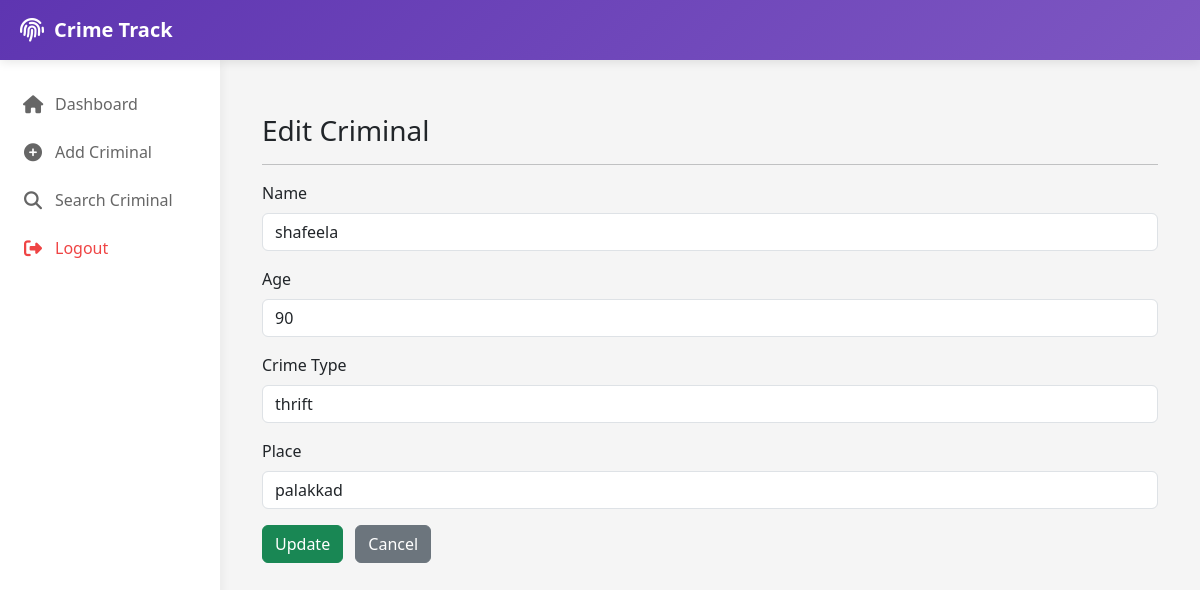
Page /edit/3/ (signed in) on the committed database.
### myapp/models.py (models this page shows, shortened)
class Criminal(models.Model):
    name = models.CharField(max_length=100)
    age = models.IntegerField()
    crime_type = models.CharField(max_length=100)
    place = models.CharField(max_length=100)
    photo = models.ImageField(upload_to='criminals/')
    label = models.IntegerField(unique=True)

### myapp/views.py (the view, shortened to what this page needs)
# urls.py: path('edit/<int:id>/', views.edit_criminal, name='edit_criminal'),
@login_required
def edit_criminal(request, id):
    criminal = get_object_or_404(Criminal, id=id)
    return render(request, "dashboard/edit_criminal.html", {"criminal": criminal})

### myapp/templates/dashboard/edit_criminal.html (shortened to what this page needs)
{% extends "base.html" %}
{% block content %}
<div class="container mt-4">
    <h3>Edit Criminal</h3>
    <hr>
    <form method="POST">
        <div class="mb-3">
            <label class="form-label">Name</label>
            <input type="text" name="name"
                   class="form-control"
                   value="{{ criminal.name }}" required>
        </div>
        <div class="mb-3">
            <label class="form-label">Age</label>
            <input type="number" name="age"
                   class="form-control"
                   value="{{ criminal.age }}" required>
        </div>
        <div class="mb-3">
            <label class="form-label">Crime Type</label>
            <input type="text" name="crime_type"
                   class="form-control"
                   value="{{ criminal.crime_type }}" required>
        </div>
        <div class="mb-3">
            <label class="form-label">Place</label>
            <input type="text" name="place"
                   class="form-control"
                   value="{{ criminal.place }}" required>
        </div>
        <button type="submit" class="btn btn-success">
            Update
        </button>
        <a href="{% url 'dashboard' %}" class="btn btn-secondary ms-2">
            Cancel
        </a>
    </form>
</div>
{% endblock %}

### myapp/templates/base.html (style rules this page uses)
* { margin: 0; padding: 0; box-sizing: border-box; }
body { font-family: 'Segoe UI', Tahoma, Geneva, Verdana, sans-serif; background-color: #f5f5f5; }

### rows in the picture
Criminal: name "shafeela", age "90", crime_type "thrift", place "palakkad"
